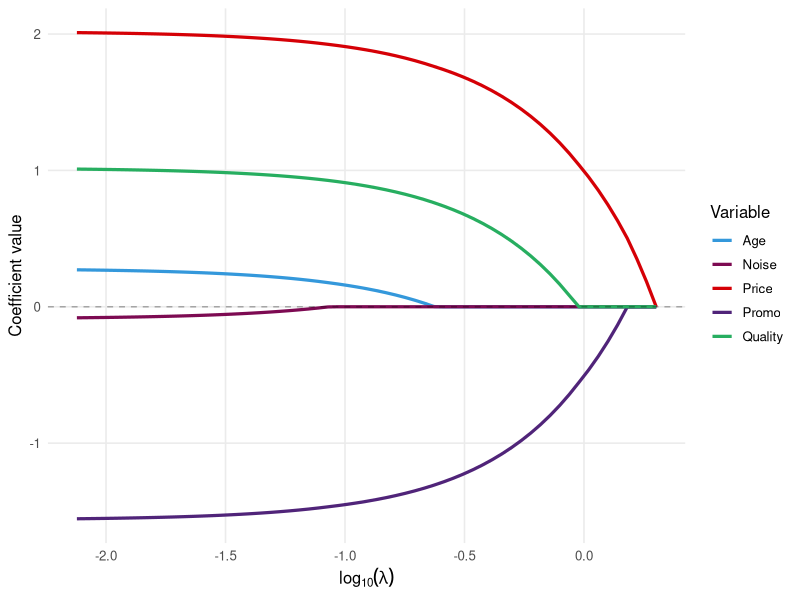

Reproduce this figure in R.
## ---- chunk 1
#| echo: false
knitr::include_url('https://persci.mit.edu/gallery/checkershadow',height = "420px")
## ---- chunk 2
#| echo: false
#| out-width: '100%'
#| fig-align: 'center'
knitr::include_graphics('https://persci.mit.edu/wp-content/uploads/checkershadow_double_med-1024x398.jpg')
## ---- chunk 3
set.seed(42)
n <- 200; p <- 5
X <- matrix(rnorm(n*p), n, p)
colnames(X) <- c("Price", "Promo", "Quality", "Age", "Noise")
y <- 2*X[,1] - 1.5*X[,2] + 1*X[,3] + 0.3*X[,4] + 0*X[,5] + rnorm(n)
library(glmnet)
fit <- glmnet(X, y, alpha = 1)
beta_df <- as.data.frame(as.matrix(t(coef(fit)[-1,])))
beta_df$lambda <- fit$lambda
library(tidyr); library(ggplot2)
beta_long <- pivot_longer(beta_df, -lambda, names_to = "Variable", values_to = "Coefficient")
ggplot(beta_long, aes(log10(lambda), Coefficient, color = Variable)) +
  geom_line(linewidth = 1.1) +
  geom_hline(yintercept = 0, linetype = "dashed", alpha = 0.3) +
  scale_color_manual(values = c("Price"="#D50006", "Promo"="#502479",
                                "Quality"="#27ae60", "Age"="#3498db",
                                "Noise"="#7d0a52")) +
  labs(x = expression(log[10](lambda)), y = "Coefficient value") +
  theme_minimal(base_size = 12) +
  theme(legend.position = "right",
        panel.grid.minor = element_blank())
